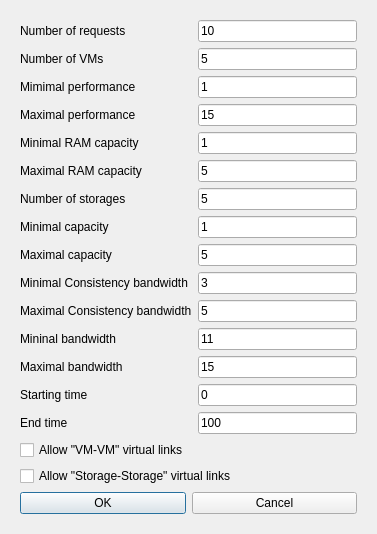
<?xml version="1.0" encoding="UTF-8"?>
<ui version="4.0">
 <class>RandomDemandDialog</class>
 <widget class="QDialog" name="RandomDemandDialog">
  <property name="enabled">
   <bool>true</bool>
  </property>
  <property name="geometry">
   <rect>
    <x>0</x>
    <y>0</y>
    <width>377</width>
    <height>513</height>
   </rect>
  </property>
  <property name="sizePolicy">
   <sizepolicy hsizetype="Expanding" vsizetype="Expanding">
    <horstretch>0</horstretch>
    <verstretch>0</verstretch>
   </sizepolicy>
  </property>
  <property name="windowTitle">
   <string>Create Random Request</string>
  </property>
  <property name="statusTip">
   <string/>
  </property>
  <property name="styleSheet">
   <string notr="true">QWidget, QMenuBar::item {
	background-color: qlineargradient(x1: 0, y1: 0, x2: 0, y2: 1,
                                      stop: 0 #c5d8ef, stop: 1 #89a5c3);
}

QLabel, QSlider {
	background-color: transparent;
}</string>
  </property>
  <property name="locale">
   <locale language="English" country="UnitedStates"/>
  </property>
  <layout class="QHBoxLayout" name="horizontalLayout_3">
   <item>
    <widget class="QWidget" name="centralwidget" native="true">
     <property name="sizePolicy">
      <sizepolicy hsizetype="Preferred" vsizetype="Preferred">
       <horstretch>0</horstretch>
       <verstretch>0</verstretch>
      </sizepolicy>
     </property>
     <layout class="QVBoxLayout" name="verticalLayout_4">
      <item>
       <layout class="QVBoxLayout" name="verticalLayout">
        <property name="sizeConstraint">
         <enum>QLayout::SetDefaultConstraint</enum>
        </property>
        <item>
         <layout class="QHBoxLayout" name="horizontalLayout_2">
          <property name="sizeConstraint">
           <enum>QLayout::SetDefaultConstraint</enum>
          </property>
          <item>
           <layout class="QVBoxLayout" name="verticalLayout_3">
            <property name="sizeConstraint">
             <enum>QLayout::SetDefaultConstraint</enum>
            </property>
            <item>
             <widget class="QLabel" name="label">
              <property name="sizePolicy">
               <sizepolicy hsizetype="Expanding" vsizetype="Preferred">
                <horstretch>0</horstretch>
                <verstretch>0</verstretch>
               </sizepolicy>
              </property>
              <property name="text">
               <string>Number of requests</string>
              </property>
             </widget>
            </item>
            <item>
             <widget class="QLabel" name="label_6">
              <property name="text">
               <string>Number of VMs</string>
              </property>
             </widget>
            </item>
            <item>
             <widget class="QLabel" name="label_3">
              <property name="sizePolicy">
               <sizepolicy hsizetype="Expanding" vsizetype="Preferred">
                <horstretch>0</horstretch>
                <verstretch>0</verstretch>
               </sizepolicy>
              </property>
              <property name="text">
               <string>Mimimal performance</string>
              </property>
             </widget>
            </item>
            <item>
             <widget class="QLabel" name="label_2">
              <property name="sizePolicy">
               <sizepolicy hsizetype="Expanding" vsizetype="Preferred">
                <horstretch>0</horstretch>
                <verstretch>0</verstretch>
               </sizepolicy>
              </property>
              <property name="text">
               <string>Maximal performance</string>
              </property>
             </widget>
            </item>
            <item>
             <widget class="QLabel" name="label_14">
              <property name="text">
               <string>Minimal RAM capacity</string>
              </property>
             </widget>
            </item>
            <item>
             <widget class="QLabel" name="label_15">
              <property name="text">
               <string>Maximal RAM capacity</string>
              </property>
             </widget>
            </item>
            <item>
             <widget class="QLabel" name="label_7">
              <property name="text">
               <string>Number of storages</string>
              </property>
             </widget>
            </item>
            <item>
             <widget class="QLabel" name="label_5">
              <property name="sizePolicy">
               <sizepolicy hsizetype="Expanding" vsizetype="Preferred">
                <horstretch>0</horstretch>
                <verstretch>0</verstretch>
               </sizepolicy>
              </property>
              <property name="text">
               <string>Minimal capacity</string>
              </property>
             </widget>
            </item>
            <item>
             <widget class="QLabel" name="label_4">
              <property name="sizePolicy">
               <sizepolicy hsizetype="Expanding" vsizetype="Preferred">
                <horstretch>0</horstretch>
                <verstretch>0</verstretch>
               </sizepolicy>
              </property>
              <property name="text">
               <string>Maximal capacity</string>
              </property>
             </widget>
            </item>
            <item>
             <widget class="QLabel" name="label_13">
              <property name="text">
               <string>Minimal Consistency bandwidth</string>
              </property>
             </widget>
            </item>
            <item>
             <widget class="QLabel" name="label_12">
              <property name="text">
               <string>Maximal Consistency bandwidth</string>
              </property>
             </widget>
            </item>
            <item>
             <widget class="QLabel" name="label_9">
              <property name="text">
               <string>Mininal bandwidth</string>
              </property>
             </widget>
            </item>
            <item>
             <widget class="QLabel" name="label_10">
              <property name="text">
               <string>Maximal bandwidth</string>
              </property>
             </widget>
            </item>
            <item>
             <widget class="QLabel" name="label_8">
              <property name="text">
               <string>Starting time</string>
              </property>
             </widget>
            </item>
            <item>
             <widget class="QLabel" name="label_11">
              <property name="text">
               <string>End time</string>
              </property>
             </widget>
            </item>
           </layout>
          </item>
          <item>
           <layout class="QVBoxLayout" name="verticalLayout_2">
            <property name="sizeConstraint">
             <enum>QLayout::SetDefaultConstraint</enum>
            </property>
            <item>
             <widget class="QLineEdit" name="n">
              <property name="text">
               <string>10</string>
              </property>
             </widget>
            </item>
            <item>
             <widget class="QLineEdit" name="vms">
              <property name="text">
               <string>5</string>
              </property>
             </widget>
            </item>
            <item>
             <widget class="QLineEdit" name="t1">
              <property name="text">
               <string>1</string>
              </property>
             </widget>
            </item>
            <item>
             <widget class="QLineEdit" name="t2">
              <property name="text">
               <string>15</string>
              </property>
             </widget>
            </item>
            <item>
             <widget class="QLineEdit" name="r1">
              <property name="text">
               <string>1</string>
              </property>
             </widget>
            </item>
            <item>
             <widget class="QLineEdit" name="r2">
              <property name="text">
               <string>5</string>
              </property>
             </widget>
            </item>
            <item>
             <widget class="QLineEdit" name="storages">
              <property name="text">
               <string>5</string>
              </property>
             </widget>
            </item>
            <item>
             <widget class="QLineEdit" name="v1">
              <property name="text">
               <string>1</string>
              </property>
             </widget>
            </item>
            <item>
             <widget class="QLineEdit" name="v2">
              <property name="text">
               <string>5</string>
              </property>
             </widget>
            </item>
            <item>
             <widget class="QLineEdit" name="cc1">
              <property name="text">
               <string>3</string>
              </property>
             </widget>
            </item>
            <item>
             <widget class="QLineEdit" name="cc2">
              <property name="text">
               <string>5</string>
              </property>
             </widget>
            </item>
            <item>
             <widget class="QLineEdit" name="c1">
              <property name="text">
               <string>11</string>
              </property>
             </widget>
            </item>
            <item>
             <widget class="QLineEdit" name="c2">
              <property name="text">
               <string>15</string>
              </property>
             </widget>
            </item>
            <item>
             <widget class="QLineEdit" name="starttime">
              <property name="text">
               <string>0</string>
              </property>
             </widget>
            </item>
            <item>
             <widget class="QLineEdit" name="endtime">
              <property name="text">
               <string>100</string>
              </property>
             </widget>
            </item>
           </layout>
          </item>
         </layout>
        </item>
        <item>
         <widget class="QCheckBox" name="vmvm">
          <property name="whatsThis">
           <string/>
          </property>
          <property name="text">
           <string>Allow &quot;VM-VM&quot; virtual links</string>
          </property>
         </widget>
        </item>
        <item>
         <widget class="QCheckBox" name="stst">
          <property name="text">
           <string>Allow &quot;Storage-Storage&quot; virtual links</string>
          </property>
         </widget>
        </item>
        <item>
         <layout class="QHBoxLayout" name="horizontalLayout">
          <item>
           <widget class="QPushButton" name="OK">
            <property name="text">
             <string>OK</string>
            </property>
           </widget>
          </item>
          <item>
           <widget class="QPushButton" name="Cancel">
            <property name="text">
             <string>Cancel</string>
            </property>
           </widget>
          </item>
         </layout>
        </item>
       </layout>
      </item>
     </layout>
    </widget>
   </item>
  </layout>
 </widget>
 <resources/>
 <connections>
  <connection>
   <sender>OK</sender>
   <signal>clicked()</signal>
   <receiver>RandomDemandDialog</receiver>
   <slot>accept()</slot>
   <hints>
    <hint type="sourcelabel">
     <x>102</x>
     <y>240</y>
    </hint>
    <hint type="destinationlabel">
     <x>199</x>
     <y>149</y>
    </hint>
   </hints>
  </connection>
  <connection>
   <sender>Cancel</sender>
   <signal>clicked()</signal>
   <receiver>RandomDemandDialog</receiver>
   <slot>reject()</slot>
   <hints>
    <hint type="sourcelabel">
     <x>288</x>
     <y>240</y>
    </hint>
    <hint type="destinationlabel">
     <x>199</x>
     <y>149</y>
    </hint>
   </hints>
  </connection>
 </connections>
 <slots>
  <slot>LoadSystem()</slot>
 </slots>
</ui>
